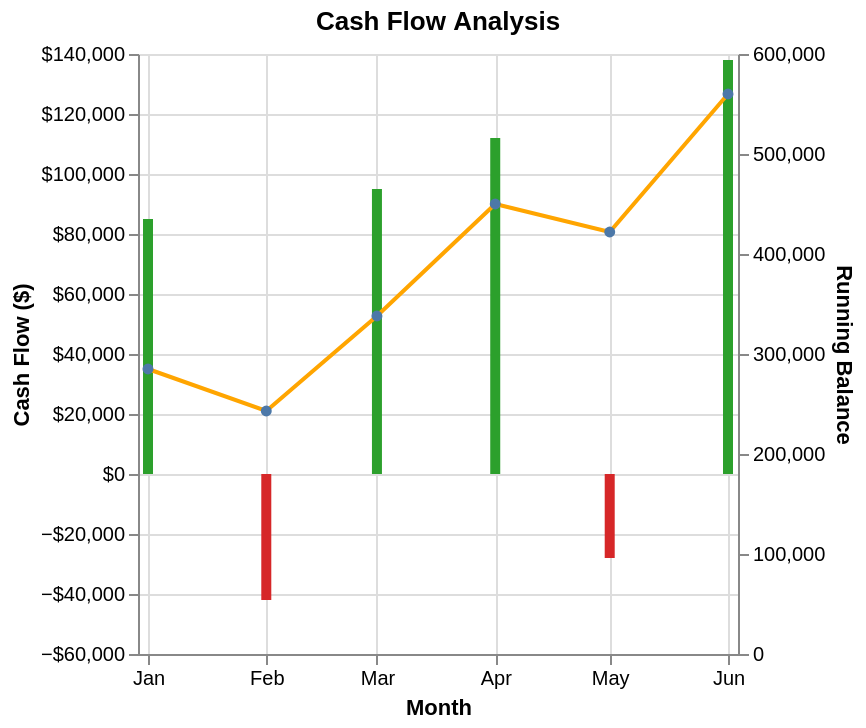

Vega-Lite specification for this chart:
### Vega-Lite specification from a JSON file in a GitHub repository (floating-point values rounded to 4 significant figures)
{"$schema": "https://vega.github.io/schema/vega-lite/v5.json", "description": "Monthly cash flow analysis", "layer": [{"mark": "bar", "encoding": {"x": {"field": "month", "type": "temporal", "axis": {"title": "Month", "format": "%b"}}, "y": {"field": "cashflow", "type": "quantitative", "axis": {"title": "Cash Flow ($)", "format": "$,.0f"}}, "color": {"condition": {"test": "datum.cashflow > 0", "value": "#2ca02c"}, "value": "#d62728"}}}, {"mark": {"type": "line", "point": true, "color": "orange"}, "encoding": {"x": {"field": "month", "type": "temporal"}, "y": {"field": "balance", "type": "quantitative", "axis": {"title": "Running Balance"}}}}], "data": {"values": [{"month": "2024-01", "cashflow": 85000, "balance": 285000}, {"month": "2024-02", "cashflow": -42000, "balance": 243000}, {"month": "2024-03", "cashflow": 95000, "balance": 338000}, {"month": "2024-04", "cashflow": 112000, "balance": 450000}, {"month": "2024-05", "cashflow": -28000, "balance": 422000}, {"month": "2024-06", "cashflow": 138000, "balance": 560000}]}, "resolve": {"scale": {"y": "independent"}}, "title": "Cash Flow Analysis"}
